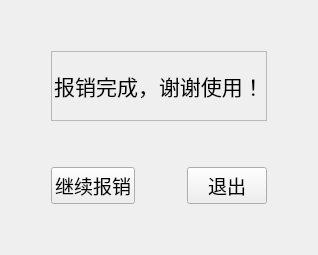
     <widget class="QWidget" name="finish">
      <layout class="QGridLayout" name="gridLayout_23">
       <item row="3" column="2">
        <spacer name="horizontalSpacer_51">
         <property name="orientation">
          <enum>Qt::Horizontal</enum>
         </property>
         <property name="sizeHint" stdset="0">
          <size>
           <width>40</width>
           <height>20</height>
          </size>
         </property>
        </spacer>
       </item>
       <item row="1" column="1" colspan="3">
        <widget class="QLabel" name="expenseChoiceLabel_19">
         <property name="minimumSize">
          <size>
           <width>0</width>
           <height>70</height>
          </size>
         </property>
         <property name="maximumSize">
          <size>
           <width>16777215</width>
           <height>70</height>
          </size>
         </property>
         <property name="font">
          <font>
           <family>Adobe 仿宋 Std R</family>
           <pointsize>16</pointsize>
          </font>
         </property>
         <property name="frameShape">
          <enum>QFrame::StyledPanel</enum>
         </property>
         <property name="text">
          <string>报销完成，谢谢使用！</string>
         </property>
         <property name="alignment">
          <set>Qt::AlignCenter</set>
         </property>
        </widget>
       </item>
       <item row="3" column="1">
        <widget class="QPushButton" name="continueExpenseBtn">
         <property name="font">
          <font>
           <family>Adobe 仿宋 Std R</family>
           <pointsize>14</pointsize>
          </font>
         </property>
         <property name="text">
          <string>继续报销</string>
         </property>
        </widget>
       </item>
       <item row="4" column="1">
        <spacer name="verticalSpacer_25">
         <property name="orientation">
          <enum>Qt::Vertical</enum>
         </property>
         <property name="sizeHint" stdset="0">
          <size>
           <width>20</width>
           <height>40</height>
          </size>
         </property>
        </spacer>
       </item>
       <item row="1" column="4">
        <spacer name="horizontalSpacer_50">
         <property name="orientation">
          <enum>Qt::Horizontal</enum>
         </property>
         <property name="sizeHint" stdset="0">
          <size>
           <width>40</width>
           <height>20</height>
          </size>
         </property>
        </spacer>
       </item>
       <item row="1" column="0">
        <spacer name="horizontalSpacer_49">
         <property name="orientation">
          <enum>Qt::Horizontal</enum>
         </property>
         <property name="sizeHint" stdset="0">
          <size>
           <width>40</width>
           <height>20</height>
          </size>
         </property>
        </spacer>
       </item>
       <item row="0" column="1">
        <spacer name="verticalSpacer_23">
         <property name="orientation">
          <enum>Qt::Vertical</enum>
         </property>
         <property name="sizeHint" stdset="0">
          <size>
           <width>20</width>
           <height>40</height>
          </size>
         </property>
        </spacer>
       </item>
       <item row="3" column="3">
        <widget class="QPushButton" name="logoutBtn">
         <property name="font">
          <font>
           <family>Adobe 仿宋 Std R</family>
           <pointsize>14</pointsize>
          </font>
         </property>
         <property name="text">
          <string>退出</string>
         </property>
        </widget>
       </item>
       <item row="4" column="3">
        <spacer name="verticalSpacer_24">
         <property name="orientation">
          <enum>Qt::Vertical</enum>
         </property>
         <property name="sizeHint" stdset="0">
          <size>
           <width>20</width>
           <height>40</height>
          </size>
         </property>
        </spacer>
       </item>
       <item row="2" column="1">
        <spacer name="verticalSpacer_26">
         <property name="orientation">
          <enum>Qt::Vertical</enum>
         </property>
         <property name="sizeType">
          <enum>QSizePolicy::Fixed</enum>
         </property>
         <property name="sizeHint" stdset="0">
          <size>
           <width>20</width>
           <height>40</height>
          </size>
         </property>
        </spacer>
       </item>
       <item row="0" column="3">
        <spacer name="verticalSpacer_27">
         <property name="orientation">
          <enum>Qt::Vertical</enum>
         </property>
         <property name="sizeHint" stdset="0">
          <size>
           <width>20</width>
           <height>40</height>
          </size>
         </property>
        </spacer>
       </item>
       <item row="2" column="3">
        <spacer name="verticalSpacer_28">
         <property name="orientation">
          <enum>Qt::Vertical</enum>
         </property>
         <property name="sizeType">
          <enum>QSizePolicy::Fixed</enum>
         </property>
         <property name="sizeHint" stdset="0">
          <size>
           <width>20</width>
           <height>40</height>
          </size>
         </property>
        </spacer>
       </item>
      </layout>
     </widget>
